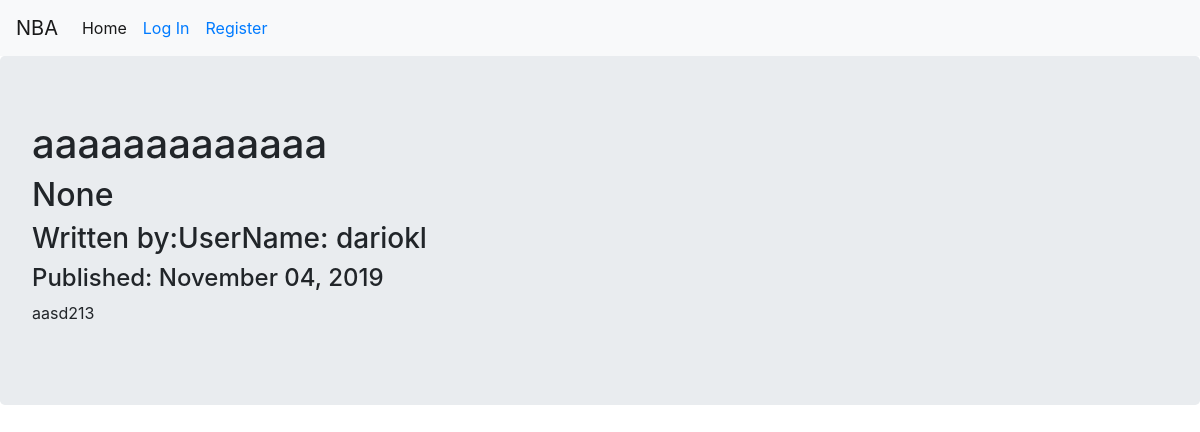
The page /1 on the database its author committed.
### webapp/models.py (models this page shows, shortened)
class BlogPost(db.Model):
    users = db.relationship(User)
    id = db.Column(db.Integer, primary_key=True, autoincrement=True)
    user_id = db.Column(db.Integer, db.ForeignKey('user.id'), nullable=False)
    title = db.Column(db.String(140), nullable=False)
    tip = db.Column(db.String)
    text = db.Column(db.Text, nullable=False)
    date = db.Column(db.DateTime, nullable=False, default=datetime.utcnow)

class User(db.Model, UserMixin):
    __tablename__ = 'user'
    id = db.Column(db.Integer, primary_key=True)
    email = db.Column(db.String(128), unique=True, index=True)
    username = db.Column(db.String(64), unique=True, index=True)
    password_hash = db.Column(db.String(64))
    posts = db.relationship('BlogPost', backref='author', lazy=True)
    def __repr__(self):
        return f"UserName: {self.username}"

### webapp/users/views.py (the view)
@users.route('/<username>')
def user_posts(username):
    page = request.args.get('page', 1, type=int)
    user = User.query.filter_by(username=username).first_or_404()
    blog_posts = BlogPost.query.filtery_by(author=user).order_by(BlogPost.date.desc()).paginate(page=page, per_page=5)
    return render_template('user_blog_posts.html', blog_posts=blog_posts, user=user)

### webapp/blog_posts/views.py (called while the page is built)
@blog_posts.route('/<int:blog_post_id>')
def blog_post(blog_post_id):
    blog_post = BlogPost.query.get_or_404(blog_post_id)
    return render_template('blog_post.html', title=blog_post.title, date=blog_post.date, post=blog_post)

### webapp/templates/blog_post.html (shortened to what this page needs)
{% extends 'base.html' %}
{% block content %}
<div class="jumbotron">
  <h1>{{post.title}}</h1>
  <h2>{{post.tip}}</h2>
  <h3>Written by:{{post.author}}</h2>
  <h4>Published: {{post.date.strftime('%B %d, %Y')}}</h3>
  <p>{{post.text}}</p>
</div>
{% endblock content %}

### rows shown on the page
BlogPost: title "aaaaaaaaaaaaa", tip "None", date "November 04, 2019", text "aasd213"
User: author "UserName: dariokl"
